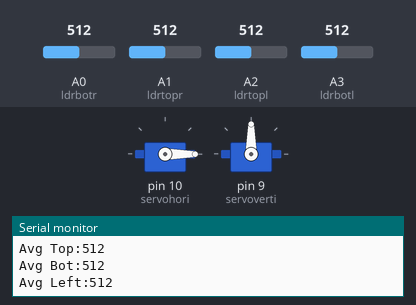
Bench run of a sketch on a simulated Arduino Uno, built with avr-gcc and run on an emulated ATmega328P. On the bench: 2 × servo, the last lines printed to the serial monitor. The test bench sets the inputs (shaded band); at power-on: A0 (ldrbotr) = 512, A2 (ldrtopl) = 512, A3 (ldrbotl) = 512, A1 (ldrtopr) = 512.

Above: at 1.7 s.
1.8 s: A0 (ldrbotr) set to 531
At 2.72 s:
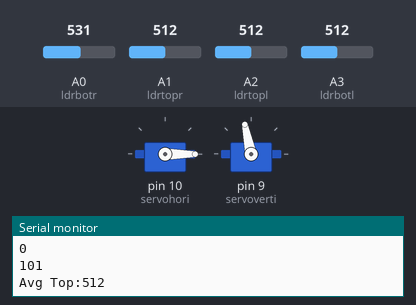
4.8 s: A2 (ldrtopl) set to 522
7.8 s: A2 (ldrtopl) set to 530
At 7.8 s:
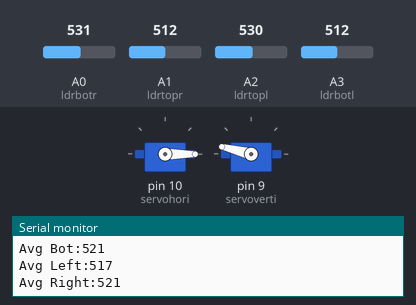
10.8 s: A3 (ldrbotl) set to 716
At 11.88 s:
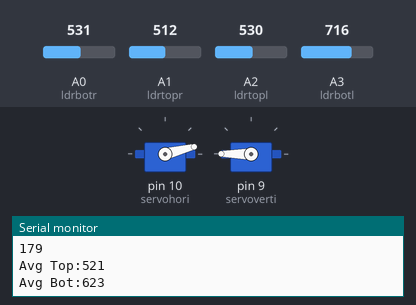
13.8 s: A1 (ldrtopr) set to 697
16.8 s: A1 (ldrtopr) set to 715
At 17.3 s:
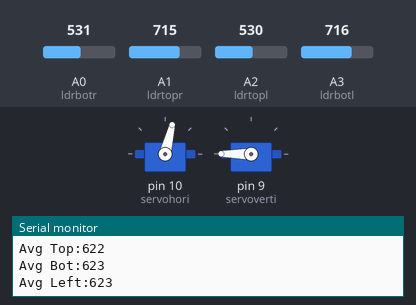
Timing chart, 0 to 19.3 s (numbered marks = the images above; inputs shaded):
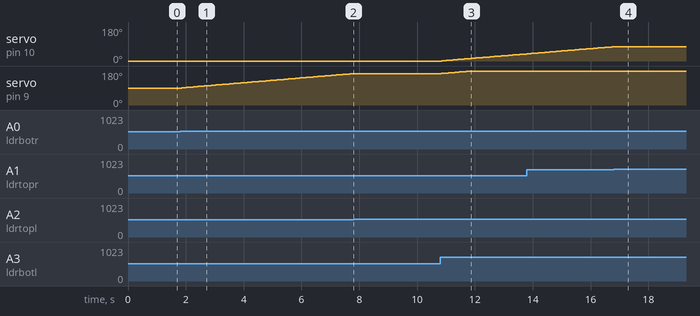

The sketch:

dynamic_solarpanel.ino
```cpp
#include <Servo.h>
//defining Servos
Servo servohori;
int servoh = 0;
int servohLimitHigh = 160;
int servohLimitLow = 20;

Servo servoverti;
int servov = 0;
int servovLimitHigh = 160;
int servovLimitLow = 20;
//Assigning LDRs
int ldrtopl = A2;
int ldrtopr = A1;
int ldrbotl = A3;
int ldrbotr = A0;

 void setup ()
 {
  Serial.begin(9600);
  servohori.attach(10);
  servohori.write(0);
  servoverti.attach(9);
  servoverti.write(90);
  delay(500);
 }

void loop()
{
  servoh = servohori.read();
  Serial.println(servoh);

  servov = servoverti.read();
  Serial.println(servov);
  //capturing analog values of each LDR
  int topl = analogRead(ldrtopl);
  int topr = analogRead(ldrtopr);
  int botl = analogRead(ldrbotl);
  int botr = analogRead(ldrbotr);
  // calculating average
  int avgtop = (topl + topr) / 2; //average of top LDRs
  int avgbot = (botl + botr) / 2; //average of bottom LDRs
  int avgleft = (topl + botl) / 2; //average of left LDRs
  int avgright = (topr + botr) / 2; //average of right LDRs
  Serial.print("Avg Top:");
  Serial.println(avgtop);
  Serial.print("Avg Bot:");
  Serial.println(avgbot);
  Serial.print("Avg Left:");
  Serial.println(avgleft);
  Serial.print("Avg Right:");
  Serial.println(avgright);

  if (avgtop < avgbot)
  {
    Serial.println("Avg Bot:");
    servoverti.write(servov +1);
    if (servov > servovLimitHigh)
     {
      servov = servovLimitHigh;
     }
    delay(10);
  }
  else if (avgbot < avgtop)
  {
    Serial.println("Avg Top:");
    servoverti.write(servov -1);
    if (servov < servovLimitLow)
  {
    servov = servovLimitLow;
  }
    delay(10);
  }
  else
  {
    servoverti.write(servov);
  }

 if (avgleft > avgright)
  {
    servohori.write(servoh +1);
    if (servoh > servohLimitHigh)
    {
    servoh = servohLimitHigh;
    }
    delay(10);
  }
  else if (avgright > avgleft)
  {
    servohori.write(servoh -1);
    if (servoh < servohLimitLow)
     {
     servoh = servohLimitLow;
     }
    delay(10);
  }
  else
  {
    servohori.write(servoh);
  }
  delay(50);
}
```

Measured:
- the behaviour switches between 513 and 514 on A0 (ldrbotr) (found by bisection; images 0 and 1)
- the behaviour switches between 529 and 530 on A2 (ldrtopl) (found by bisection; images 1 and 2)
- the behaviour switches between 714 and 715 on A1 (ldrtopr) (found by bisection; images 3 and 4)
- after the input at 1.8 s, servo on pin 9 (servoverti): moves from 90° to 128° over 2.9 s, starting after 0.06 s
- after the input at 7.8 s, servo on pin 9 (servoverti): stays 166° (without the input it goes to 167° after 0.02 s)
- after the input at 10.8 s, servo on pin 10 (servohori): moves from 0° to 38° over 2.9 s, starting after 0.05 s; servo on pin 9 (servoverti): moves from 166° to 180° over 1.0 s, starting at once
- after the input at 16.8 s, servo on pin 10 (servohori): goes on until 16.8 s, then stays 76°
